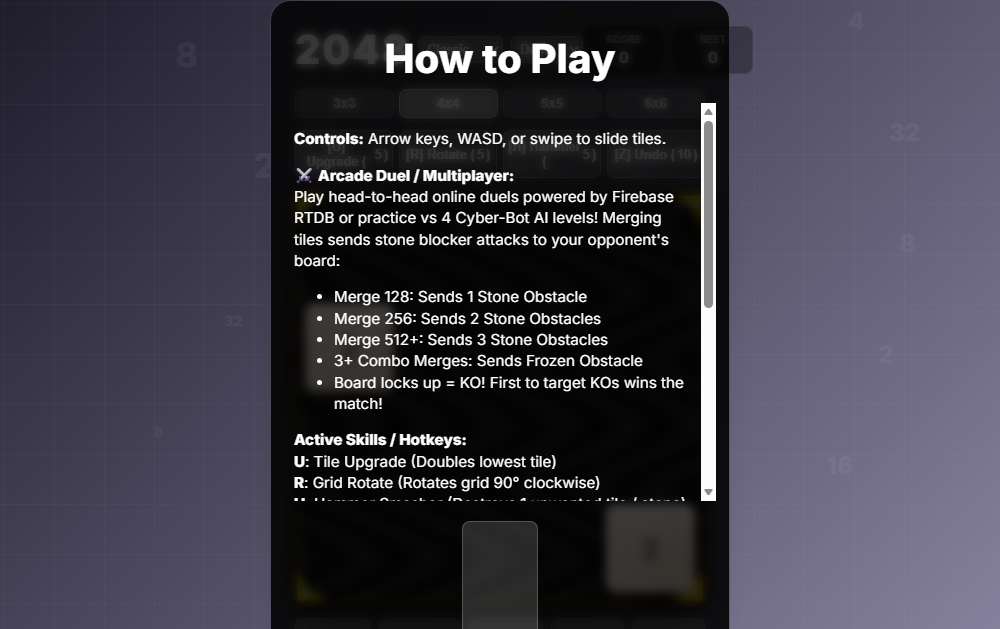
#> input picture docs/gallery/screenshots/k2048.png, 1000 x 629 px
$ python -i visual_probe.py   (imports and definitions only)
#> lines starting #> are read from the running program, lines starting #| are printed output that depends on the picture
#> further down, picture is the input picture: PIL image 1000x629 RGB; mean R, G, B 60.9, 58.7, 70.7
#!/usr/bin/env python3
# /// script
# dependencies = [
#     "websockets>=12.0",
#     "pillow>=10.0",
# ]
# ///
"""
scripts/visual_probe.py
Headless Visual & Gameplay Probe for KiloApps web apps / kweb nodes.

Gives agents *visual* feedback in one tool call + at most one `view_file`:
  1. Renders the app at its REAL KiloOS window size (parsed from KiloOS/src/App.jsx).
  2. Fresh isolated browser profile per probe (first-run tutorials appear like a new user).
  3. Boot frames t0/t0+0.5s  -> animation liveness, blank-screen detection.
  4. Dismisses startup overlay + clicks a Start/Play button with TRUSTED CDP input.
  5. Trusted playtest: canvas click, Enter/Space, held arrows, WASD (games) or safe
     button clicks (DOM apps) -> % pixels changed + changed-region bbox.
  6. Captures uncaught exceptions, console.error, missing local assets (file:// 404s),
     network requests fired on boot (multiplayer-autostart smell), window.open calls.
  7. Layout: page overflow, controls cut off at window size, stretched/blurry canvases,
     empty (uniform) canvases, tiny text.
  8. --compare-head: also probes the git HEAD version -> before/after rows + HEAD delta.
  9. Writes docs/gallery/review/<app>/sheet.png (single contact sheet) + report.json.

Usage:
  uv run scripts/visual_probe.py --app kmine
  uv run scripts/visual_probe.py --app kmine --compare-head
  uv run scripts/visual_probe.py --file KiloOS/public/web/portal.html
  uv run scripts/visual_probe.py --all [--limit N]      # fleet sweep -> review/_fleet.json
  Add --strict to turn warnings into failures.

Exit: 0 = no FAIL findings, 1 = FAIL findings (JS exceptions, missing assets, blank viewport).
"""

from __future__ import annotations

import argparse
import asyncio
import io
import json
import os
import re
import shutil
import socket
import subprocess
import sys
import tempfile
import time
import urllib.request
from pathlib import Path
from typing import Any, Optional

ROOT = Path(__file__).resolve().parent.parent
APPS_DIR = ROOT / "KiloOS" / "public" / "apps"
WEB_DIR = ROOT / "KiloOS" / "public" / "web"
APP_JSX = ROOT / "KiloOS" / "src" / "App.jsx"
REVIEW_DIR = ROOT / "docs" / "gallery" / "review"
HEAD_PREFIX = ".__probe_head_"
TITLEBAR_PX = 37  # .xp-titlebar 36px + 1px border (KiloOS/src/index.css)
DEFAULT_VIEWPORT = (1024, 720)

BROWSER_PATHS = [
    r"C:\Program Files\Google\Chrome\Application\chrome.exe",
    r"C:\Program Files (x86)\Google\Chrome\Application\chrome.exe",
    r"C:\Program Files (x86)\Microsoft\Edge\Application\msedge.exe",
    r"C:\Program Files\Microsoft\Edge\Application\msedge.exe",
]

# key -> (code, windowsVirtualKeyCode, text)
KEYS = {
    "Enter": ("Enter", 13, "\r"),
    " ": ("Space", 32, " "),
    "Escape": ("Escape", 27, None),
    "ArrowLeft": ("ArrowLeft", 37, None),
    "ArrowUp": ("ArrowUp", 38, None),
    "ArrowRight": ("ArrowRight", 39, None),
    "ArrowDown": ("ArrowDown", 40, None),
    "w": ("KeyW", 87, "w"),
    "a": ("KeyA", 65, "a"),
    "s": ("KeyS", 83, "s"),
    "d": ("KeyD", 68, "d"),
}

# Injected before any app script: deterministic Math.random (cleaner HEAD-vs-WT diffs)
# and window.open capture (no stray popups).
PRELUDE_JS = r"""
(() => {
  let s = 0x9E3779B9;
  Math.random = function () {
    s |= 0; s = (s + 0x6D2B79F5) | 0;
    let t = Math.imul(s ^ (s >>> 15), 1 | s);
    t = (t + Math.imul(t ^ (t >>> 7), 61 | t)) ^ t;
    return ((t ^ (t >>> 14)) >>> 0) / 4294967296;
  };
  window.__probeOpened = [];
  window.open = function (u) { window.__probeOpened.push(String(u)); return null; };
})();
"""

DOM_PROBE_JS = r"""
(() => {
  const vw = innerWidth, vh = innerHeight;
  const vis = el => {
    if (!el) return false;
    if (el.checkVisibility && !el.checkVisibility({ checkOpacity: true, checkVisibilityCSS: true })) return false;
    const s = getComputedStyle(el);
    if (s.display === 'none' || s.visibility === 'hidden' || parseFloat(s.opacity) < 0.05) return false;
    const r = el.getBoundingClientRect();
    return r.width > 0 && r.height > 0;
  };
  const inter = r => Math.max(0, Math.min(r.right, vw) - Math.max(r.left, 0)) *
                     Math.max(0, Math.min(r.bottom, vh) - Math.max(r.top, 0));
  const canvases = [...document.querySelectorAll('canvas')].filter(vis).map(c => {
    const r = c.getBoundingClientRect();
    return { id: c.id || null, x: Math.round(r.left), y: Math.round(r.top),
             w: Math.round(r.width), h: Math.round(r.height), bw: c.width, bh: c.height,
             pixelated: /pixelated|crisp-edges|optimizespeed/i.test(getComputedStyle(c).imageRendering),
             area: inter(r) / (vw * vh) };
  }).sort((a, b) => b.area - a.area);

  const de = document.documentElement, b = document.body || de;
  const sw = Math.max(de.scrollWidth, b.scrollWidth), sh = Math.max(de.scrollHeight, b.scrollHeight);
  const ovx = getComputedStyle(b).overflowX + getComputedStyle(de).overflowX;
  const ovy = getComputedStyle(b).overflowY + getComputedStyle(de).overflowY;
  const scrollX = !/hidden|clip/.test(ovx), scrollY = !/hidden|clip/.test(ovy);
  const scrollX_ = window.pageXOffset || de.scrollLeft || b.scrollLeft || 0, scrollY_ = window.pageYOffset || de.scrollTop || b.scrollTop || 0;

  const sel = '[class*="modal"],[id*="modal"],[class*="overlay"],[id*="overlay"],[class*="dialog"],[role="dialog"],' +
              '[class*="splash"],[id*="splash"],[class*="tutorial"],[id*="tutorial"],[class*="welcome"],[id*="welcome"],' +
              '[class*="intro"],[id*="intro"],[class*="title-screen"],[id*="title-screen"],[class*="backdrop"]';
  let overlay = null;
  for (const el of document.querySelectorAll(sel)) {
    if (!vis(el)) continue;
    const s = getComputedStyle(el);
    if (s.pointerEvents === 'none') continue;
    if (canvases.length && el.querySelector('canvas')) continue;
    const r = el.getBoundingClientRect();
    const cov = inter(r) / (vw * vh);
    if (cov <= 0.35) continue;
    const cx = Math.max(4, Math.min(vw - 4, r.left + r.width / 2));
    const cy = Math.max(4, Math.min(vh - 4, r.top + r.height / 2));
    const hit = document.elementFromPoint(cx, cy);
    if (!hit || !(el === hit || el.contains(hit))) continue;
    overlay = { id: el.id || null, cls: String(el.className || '').slice(0, 50), cov: Math.round(cov * 100) };
    break;
  }

  const canAncScroll = (el, axis) => {
    for (let p = el.parentElement; p && p !== de; p = p.parentElement) {
      const ps = getComputedStyle(p);
      if (axis === 'x' && /auto|scroll/.test(ps.overflowX) && p.scrollWidth > p.clientWidth + 2) return true;
      if (axis === 'y' && /auto|scroll/.test(ps.overflowY) && p.scrollHeight > p.clientHeight + 2) return true;
    }
    return axis === 'x' ? (scrollX && sw > vw + 2) : (scrollY && sh > vh + 2);
  };

  // Interactive controls partially clipped by the window edge when no ancestor can scroll there.
  const cut = [];
  for (const el of document.querySelectorAll('button, input, select, textarea, [role="button"], [onclick]')) {
    if (!vis(el)) continue;
    const r = el.getBoundingClientRect();
    if (inter(r) <= 0) continue; // completely offscreen drawer/panel
    if (el.closest('[class*="modal"],[class*="overlay"],[role="dialog"]') && overlay) continue;
    const pos = getComputedStyle(el).position;
    const sx = pos === 'fixed' ? false : canAncScroll(el, 'x');
    const sy = pos === 'fixed' ? false : canAncScroll(el, 'y');
    const clipR = r.right - vw, clipB = r.bottom - vh, clipL = -(r.left + scrollX_), clipT = -(r.top + scrollY_);
    const sides = (clipR > 8 && clipR > r.width * 0.25 && !sx ? 'R' : '') +
                  (clipB > 8 && clipB > r.height * 0.25 && !sy ? 'B' : '') +
                  (clipL > 8 && clipL > r.width * 0.25 ? 'L' : '') +
                  (clipT > 8 && clipT > r.height * 0.25 ? 'T' : '');
    if (sides) {
      const lbl = ((el.innerText || el.value || el.id || el.tagName) + '').replace(/\s+/g, ' ').trim().slice(0, 22);
      cut.push(`${lbl}[${sides}@${Math.round(r.left)},${Math.round(r.top)}]`);
    }
  }

  let tiny = 0;
  for (const el of document.querySelectorAll('body *')) {
    if (el.children.length || !(el.textContent || '').trim() || !vis(el)) continue;
    if (parseFloat(getComputedStyle(el).fontSize) < 9) tiny++;
  }
  return { vw, vh, canvases, overflowX: scrollX ? Math.max(0, sw - vw) : 0, overflowY: scrollY ? Math.max(0, sh - vh) : 0,
           overlay, cutOff: cut.slice(0, 8), cutOffCount: cut.length, tinyText: tiny,
           buttons: document.querySelectorAll('button, [role="button"]').length,
           opened: (window.__probeOpened || []).slice(0, 3), title: document.title, scrollPos: Math.round(scrollX_ + scrollY_) };
})()
"""

# Returns center of the best clickable (topmost, in-viewport) button matching `re`.
FIND_BTN_JS = r"""
((pattern, scopeOverlay, avoid) => {
  const re = new RegExp(pattern, 'i');
  const bad = avoid ? new RegExp(avoid, 'i') : null;
  const vw = innerWidth, vh = innerHeight;
  let scope = document;
  if (scopeOverlay) {
    const ov = [...document.querySelectorAll('[class*="modal"],[id*="modal"],[class*="overlay"],[id*="overlay"],[role="dialog"],[class*="splash"],[id*="splash"],[class*="tutorial"],[id*="tutorial"],[class*="welcome"],[id*="welcome"],[class*="intro"],[id*="intro"],[class*="backdrop"]')]
      .filter(e => {
        if (e.checkVisibility && !e.checkVisibility({ checkOpacity: true, checkVisibilityCSS: true })) return false;
        const r = e.getBoundingClientRect(); const s = getComputedStyle(e);
        if (s.display === 'none' || s.visibility === 'hidden' || parseFloat(s.opacity) < 0.05 || s.pointerEvents === 'none') return false;
        if (r.width * r.height <= vw * vh * 0.2) return false;
        const cx = Math.max(4, Math.min(vw - 4, r.left + r.width / 2)), cy = Math.max(4, Math.min(vh - 4, r.top + r.height / 2));
        const hit = document.elementFromPoint(cx, cy);
        return hit && (e === hit || e.contains(hit));
      });
    if (ov.length) scope = ov[0];
  }
  const cands = [...scope.querySelectorAll('button, [role="button"], .btn, a.button, input[type="button"], input[type="submit"]')];
  const out = [];
  for (const el of cands) {
    if (el.disabled) continue;
    const r = el.getBoundingClientRect();
    if (r.width < 4 || r.height < 4) continue;
    const cx = r.left + r.width / 2, cy = r.top + r.height / 2;
    if (cx < 0 || cy < 0 || cx > vw || cy > vh) continue;
    const top = document.elementFromPoint(cx, cy);
    if (!top || !(top === el || el.contains(top))) continue;
    const label = ((el.innerText || el.value || el.getAttribute('aria-label') || el.title || '') + '').trim().replace(/\s+/g, ' ');
    if (bad && bad.test(label + ' ' + (el.id || ''))) continue;
    if (re.test(label) || re.test(el.id || '')) {
      const pri = /primary|start|play|new|begin|commence/i.test((el.className || '') + ' ' + (el.id || '')) ? 0 : 1;
      out.push({ x: Math.round(cx), y: Math.round(cy), text: label.slice(0, 30), pri });
    }
  }
  out.sort((a, b) => a.pri - b.pri);
  return out;
})
"""

START_RE = (r"^[^a-z0-9]*(start|play|begin|commence|initialize|launch|continue|resume|enter|dive|deploy|proceed|"
            r"acknowledge|accept|got it|get started|ok|okay|close|dismiss|skip|let'?s go|new game|start game|play now|"
            r"insert coin)\b|^(×|x|✕|✖)$")
GAME_START_RE = r"^[^a-z0-9]*(start|play|new game|start game|play now|begin|commence|initialize|deal|launch|insert coin|campaign|arcade|dive|deploy)\b"
UNSAFE_RE = (r"reset|clear|delete|quit|exit|close|reload|restart|remove|erase|logout|disconnect|connect|online|"
             r"multiplayer|matchmak|host|join|save|load|export|import|download|upload|print|format|wipe|shutdown|"
             r"help|manual|guide|tutorial|codex|rules|about|settings|config|options|^\?$")


# ----------------------------------------------------------------------------- utils

# [104 lines left out: functions find_browser, free_port, start_static_server, target_url, load_viewports, resolve_target and 2 more, not called in this run]


# ----------------------------------------------------------------------------- image metrics

def frame_stats(img) -> dict[str, Any]:
    from PIL import ImageStat
    small = img.resize((128, 96)).point(lambda v: v & 0xF0)
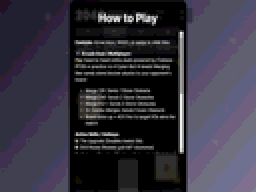
#> small: PIL image 128x96 RGB (shown 2 times larger); mean R, G, B 53.7, 51.5, 63.6
    colors = small.getcolors(128 * 96) or []
#> colors = 69 items
    top = max(colors, key=lambda c: c[0]) if colors else (0, (0, 0, 0))
#> top = (2769, (0, 0, 0))
    st = ImageStat.Stat(img.convert("L").resize((256, 192)))
    dom = top[0] / (128 * 96)
#> dom = 0.225
    std = st.stddev[0]
#> std = 45.86
    return {"colors": len(colors), "dominant": round(dom, 3), "dominant_hex": "#%02x%02x%02x" % top[1][:3],
            "luma": round(st.mean[0], 1), "contrast": round(std, 1), "blank": dom >= 0.985 or std < 2.5}


# [55 lines left out: functions diff_stats, heatmap, region_stats, make_sheet, not called in this run]


# ----------------------------------------------------------------------------- CDP

class CDP:
    # [5 lines left out: function __init__, not called in this run]

    async def send(self, method: str, params: Optional[dict] = None, session: Optional[str] = None, timeout: float = 15.0):
        self.mid += 1
        i = self.mid
        fut = asyncio.get_running_loop().create_future()
        self.pending[i] = fut
        msg: dict[str, Any] = {"id": i, "method": method, "params": params or {}}
        if session:
            msg["sessionId"] = session
        await self.ws.send(json.dumps(msg))
        return await asyncio.wait_for(fut, timeout)

    async def listen(self):
        try:
            async for raw in self.ws:
                m = json.loads(raw)
                if "id" in m and m["id"] in self.pending:
                    fut = self.pending.pop(m["id"])
                    if not fut.done():
                        if "error" in m:
                            fut.set_exception(RuntimeError(m["error"].get("message", "CDP error")))
                        else:
                            fut.set_result(m.get("result", {}))
                elif "method" in m:
                    for h in list(self.handlers):
                        h(m)
        except Exception:
            pass


class Page:
    """One isolated browser context + tab with trusted-input helpers."""

    # [53 lines left out: functions __init__, _on, not called in this run]

    async def send(self, method, params=None, timeout=15.0):
        return await self.cdp.send(method, params, self.sid, timeout)

    async def open(self, w: int, h: int):
        self.ctx = (await self.cdp.send("Target.createBrowserContext", {"disposeOnDetach": True}))["browserContextId"]
        self.tid = (await self.cdp.send("Target.createTarget", {"url": "about:blank", "browserContextId": self.ctx}))["targetId"]
        self.sid = (await self.cdp.send("Target.attachToTarget", {"targetId": self.tid, "flatten": True}))["sessionId"]
        self.cdp.handlers.append(self._on)
        for m in ("Page.enable", "Runtime.enable", "Network.enable"):
            await self.send(m)
        await self.send("Emulation.setDeviceMetricsOverride", {"width": w, "height": h, "deviceScaleFactor": 1, "mobile": False})
        await self.send("Emulation.setFocusEmulationEnabled", {"enabled": True})
        await self.send("Page.addScriptToEvaluateOnNewDocument", {"source": PRELUDE_JS})

    async def close(self):
        if self._on in self.cdp.handlers:
            self.cdp.handlers.remove(self._on)
        for meth, prm in (("Target.closeTarget", {"targetId": self.tid}), ("Target.disposeBrowserContext", {"browserContextId": self.ctx})):
            try:
                await self.cdp.send(meth, prm, timeout=5)
            except Exception:
                pass

    async def goto(self, url: str, timeout: float = 5.0):
        self.loaded.clear()
        self.navigations.clear()
        await self.send("Page.navigate", {"url": url})
        try:
            await asyncio.wait_for(self.loaded.wait(), timeout)
        except asyncio.TimeoutError:
            pass

    async def eval(self, expr: str, await_promise: bool = False) -> Any:
        r = await self.send("Runtime.evaluate", {"expression": expr, "returnByValue": True, "awaitPromise": await_promise})
        return (r.get("result") or {}).get("value")

    async def shot(self):
        from PIL import Image
        r = await self.send("Page.captureScreenshot", {"format": "png"})
        import base64
        return Image.open(io.BytesIO(base64.b64decode(r["data"]))).convert("RGB")

    async def click(self, x: int, y: int):
        base = {"x": x, "y": y, "button": "left", "clickCount": 1}
        await self.send("Input.dispatchMouseEvent", {"type": "mouseMoved", "x": x, "y": y})
        await self.send("Input.dispatchMouseEvent", {"type": "mousePressed", **base})
        await asyncio.sleep(0.04)
        await self.send("Input.dispatchMouseEvent", {"type": "mouseReleased", **base})

    async def key(self, key: str, hold: float = 0.06):
        code, vk, text = KEYS[key]
        down: dict[str, Any] = {"type": "keyDown" if text else "rawKeyDown", "key": key, "code": code,
                                "windowsVirtualKeyCode": vk, "nativeVirtualKeyCode": vk}
        if text:
            down.update(text=text, unmodifiedText=text)
        await self.send("Input.dispatchKeyEvent", down)
        await asyncio.sleep(hold)
        await self.send("Input.dispatchKeyEvent", {"type": "keyUp", "key": key, "code": code,
                                                   "windowsVirtualKeyCode": vk, "nativeVirtualKeyCode": vk})


# ----------------------------------------------------------------------------- probe

# [97 lines not run here, left out]


# [43 lines left out: function assess, not called in this run]


def fmt_bbox(b) -> str:
    return f"({b[0]},{b[1]})-({b[2]},{b[3]})" if b else "none"


# [164 lines not run here, left out]


# [15 lines left out: function main, not called in this run]


# [2 lines not run here, left out]

>>> from PIL import Image
>>> picture = Image.open('../docs/gallery/screenshots/k2048.png')
>>> result = frame_stats(picture)
#> result = {'colors': 69, 'dominant': 0.225, 'dominant_hex': '#000000', 'luma': 60.7, 'contrast': 45.9, 'blank': False}
